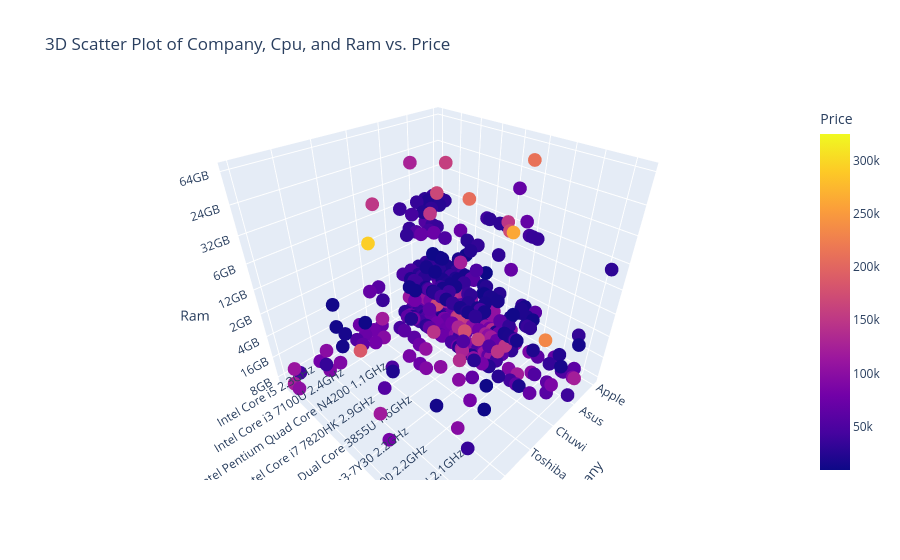

Notebook code cell kept with this figure:
### Code cell
px.scatter_3d(df, x='Company', y='Cpu', z='Ram', color='Price',
                     title='3D Scatter Plot of Company, Cpu, and Ram vs. Price')

### Figure 1 — Plotly figure (JSON) as saved in the notebook; plotly's stock layout.template omitted (floating-point values rounded to 4 significant figures; data arrays with more than 128 entries replaced by an {"elided": "..."} marker saying what was removed)
{"data": [{"hovertemplate": "Company=%{x}<br>Cpu=%{y}<br>Ram=%{z}<br>Price=%{marker.color}<extra></extra>", "legendgroup": "", "marker": {"color": {"elided": "1303 float values"}, "coloraxis": "coloraxis", "symbol": "circle"}, "mode": "markers", "name": "", "scene": "scene", "showlegend": false, "type": "scatter3d", "x": {"elided": "1303 str values"}, "y": {"elided": "1303 str values"}, "z": {"elided": "1303 str values"}}], "layout": {"autosize": true, "coloraxis": {"colorbar": {"title": {"text": "Price"}}, "colorscale": [[0, "#0d0887"], [0.1111, "#46039f"], [0.2222, "#7201a8"], [0.3333, "#9c179e"], [0.4444, "#bd3786"], [0.5556, "#d8576b"], [0.6667, "#ed7953"], [0.7778, "#fb9f3a"], [0.8889, "#fdca26"], [1, "#f0f921"]]}, "legend": {"tracegroupgap": 0}, "scene": {"aspectmode": "auto", "aspectratio": {"x": 1, "y": 1, "z": 1}, "camera": {"center": {"x": 0, "y": 0, "z": 0}, "eye": {"x": 1.016, "y": 1.016, "z": 1.016}, "projection": {"type": "perspective"}, "up": {"x": 0, "y": 0, "z": 1}}, "domain": {"x": [0, 1], "y": [0, 1]}, "xaxis": {"title": {"text": "Company"}, "type": "category"}, "yaxis": {"title": {"text": "Cpu"}, "type": "category"}, "zaxis": {"title": {"text": "Ram"}, "type": "category"}}, "title": {"text": "3D Scatter Plot of Company, Cpu, and Ram vs. Price"}}}
